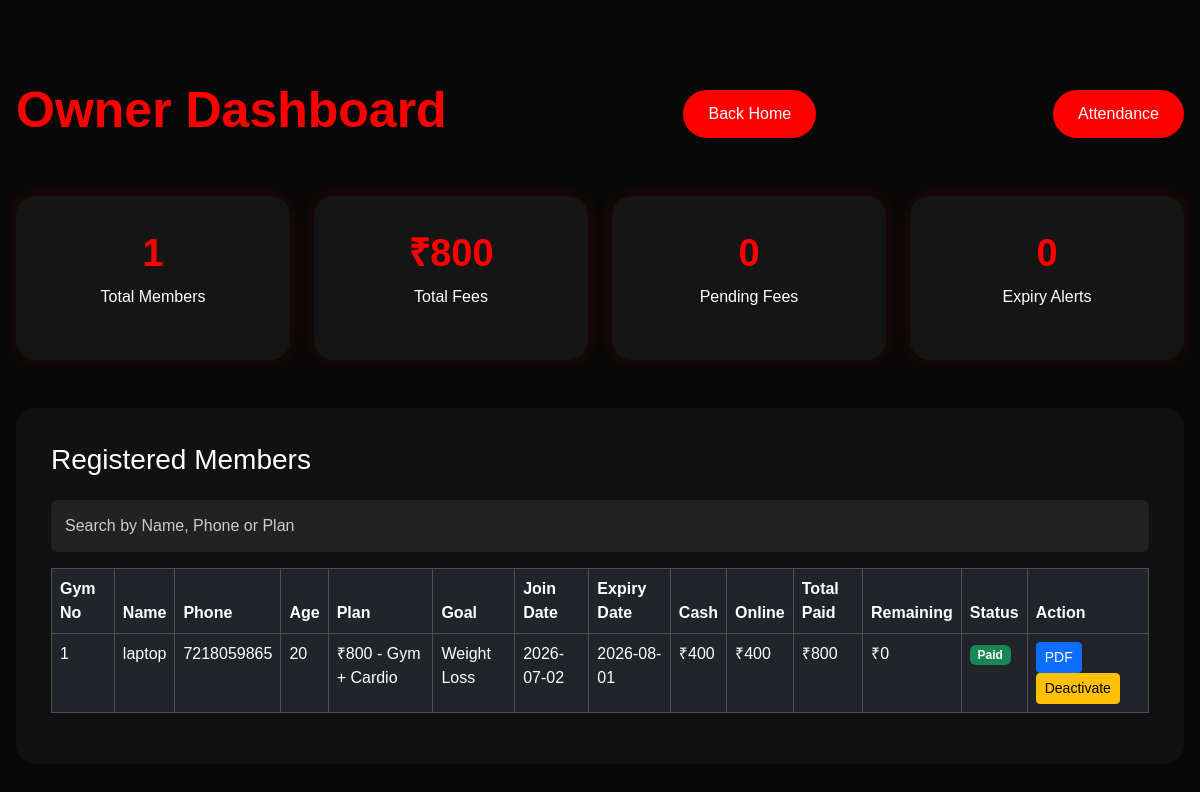
The app's page /owner-dashboard, older data.
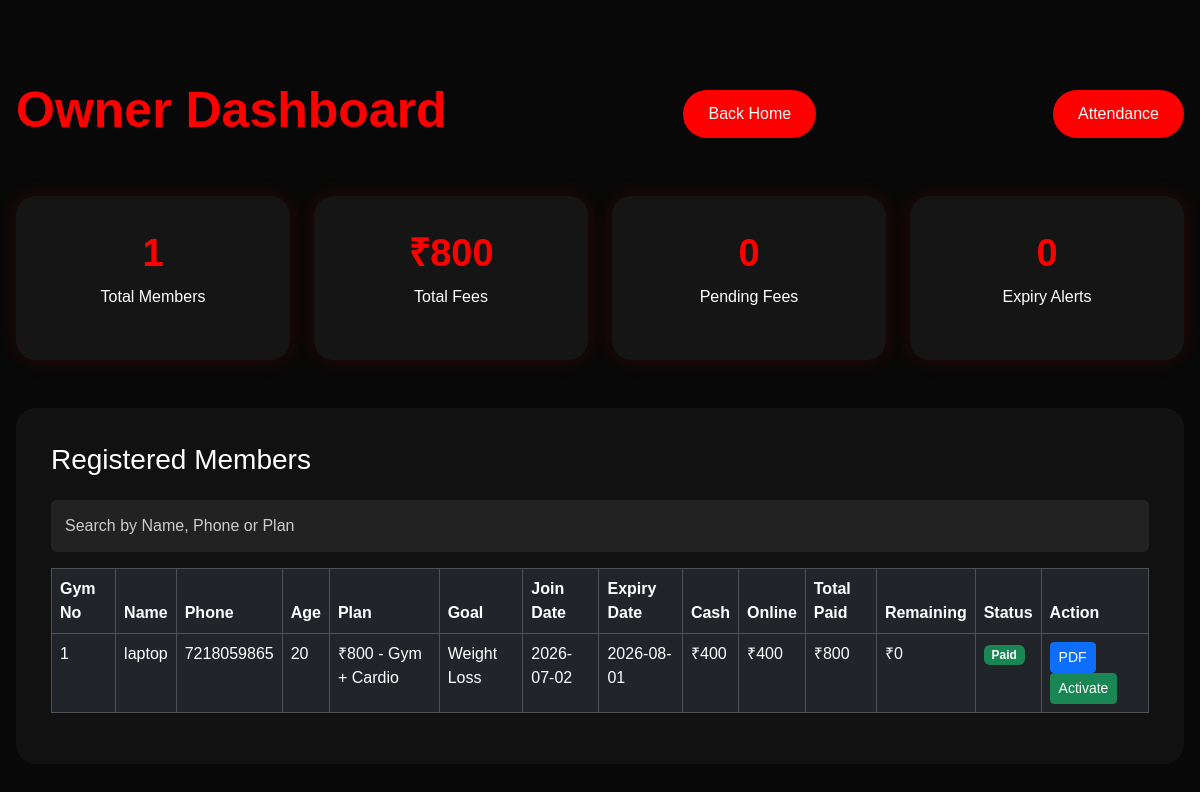
The same page, newer data.
### app.py (models this page shows)
class Member(db.Model):
    id = db.Column(db.Integer, primary_key=True)
    gym_number = db.Column(db.Integer, unique=True)
    name = db.Column(db.String(100))
    phone = db.Column(db.String(20))
    age = db.Column(db.Integer)
    plan = db.Column(db.String(100))
    goal = db.Column(db.String(100))
    join_date = db.Column(db.Date, default=date.today)
    expiry_date = db.Column(db.Date)
    payment_status = db.Column(db.String(20), default="Pending")
    paid_amount = db.Column(db.Integer, default=0)
    remaining_amount = db.Column(db.Integer, default=0)
    cash_paid = db.Column(db.Integer, default=0)
    online_paid = db.Column(db.Integer, default=0)
    is_active = db.Column(db.Boolean, default=True)

### app.py (the view)
@app.route("/owner-dashboard")
def owner_dashboard():
    members = Member.query.all()
    total_members = Member.query.count()
    pending_fees = sum(member.remaining_amount for member in members)
    expiring_members = Member.query.filter(
    Member.expiry_date <= date.today() + timedelta(days=3)
).all()
    expiry_alerts = len(expiring_members)
    total_fees = 0
    for member in members:
        if member.payment_status == "Paid":
            if "₹600" in member.plan:
                total_fees += 600
            elif "₹800" in member.plan:
                total_fees += 800
            elif "₹1800" in member.plan:
                total_fees += 1800
            elif "₹3999" in member.plan:
                total_fees += 3999
    return render_template(
        "owner-dashboard.html",
        members=members,
        total_members=total_members,
        pending_fees=pending_fees,
        total_fees=total_fees,
        expiry_alerts=expiry_alerts,
        expiring_members=expiring_members
    )

### templates/owner-dashboard.html (shortened to what this page needs)
<!DOCTYPE html>
<html>
<head>
    <link href="https://cdn.jsdelivr.net/npm/bootstrap@5.3.3/dist/css/bootstrap.min.css" rel="stylesheet">
    <link rel="stylesheet" href="{{ url_for('static', filename='css/style.css') }}">
</head>
<body>
<section class="dashboard-section">
    <div class="container-fluid px-3">
        <div class="d-flex justify-content-between align-items-center mb-4">
            <h2 class="section-title">Owner Dashboard</h2>
            <a href="{{ url_for('home') }}" class="main-btn">Back Home</a>
            <a href="{{ url_for('attendance') }}" class="main-btn">
    Attendance
</a>
        </div>
        <div class="row g-4 mt-4">
            <div class="col-md-3">
                <div class="dashboard-card">
                    <h3>{{ total_members }}</h3>
                    <p>Total Members</p>
                </div>
            </div>
            <div class="col-md-3">
                <div class="dashboard-card">
                    <h3>₹{{ total_fees }}</h3>
                    <p>Total Fees</p>
                </div>
            </div>
            <div class="col-md-3">
                <div class="dashboard-card">
                    <h3>{{ pending_fees }}</h3>
                    <p>Pending Fees</p>
                </div>
            </div>
            <div class="col-md-3">
                <div class="dashboard-card">
                   <h3>{{ expiry_alerts }}</h3>
<p>Expiry Alerts</p>
                </div>
            </div>
        </div>
        <div class="dashboard-table mt-5">
            <h3 class="mb-4">Registered Members</h3>
            <input
type="text"
id="searchMember"
class="form-control mb-3"
placeholder="Search by Name, Phone or Plan">
<div class="table-responsive">
            <table class="table table-dark table-hover table-bordered">
                <thead>
                    <tr>
                        <th>Gym No</th>
                        <th>Name</th>
                        <th>Phone</th>
                        <th>Age</th>
                        <th>Plan</th>
                        <th>Goal</th>
                        <th>Join Date</th>
                        <th>Expiry Date</th>
                        <th>Cash</th>
                        <th>Online</th>
                        <th>Total Paid</th>
                        <th>Remaining</th>
                        <th>Status</th>
                        <th>Action</th>
                    </tr>
                </thead>
                <tbody>
{% for member in members %}
<tr class="
">
    <td>{{ member.gym_number }}</td>
    <td>{{ member.name }}</td>
    <td>{{ member.phone }}</td>
    <td>{{ member.age }}</td>
    <td>{{ member.plan }}</td>
    <td>{{ member.goal }}</td>
    <td>{{ member.join_date }}</td>
    <td>{{ member.expiry_date }}</td>
    <td>₹{{ member.cash_paid }}</td>
<td>₹{{ member.online_paid }}</td>
<td>₹{{ member.paid_amount }}</td>
<td>₹{{ member.remaining_amount }}</td>
    <td>
{% if member.payment_status == "Paid" %}
<span class="badge bg-success">
Paid
</span>
{% elif member.payment_status == "Partial" %}
<span class="badge bg-info">
Partial
</span>
{% else %}
<span class="badge bg-danger">
Pending
</span>
{% endif %}
</td>
    <td>
        <a href="{{ url_for('download_receipt', id=member.id) }}"
           class="btn btn-primary btn-sm">PDF</a>
        {% if member.is_active %}
<a href="{{ url_for('deactivate_member', id=member.id) }}"
   class="btn btn-warning btn-sm"
   onclick="return confirm('Deactivate this member?')">
   Deactivate
</a>
{% else %}
<a href="{{ url_for('activate_member', id=member.id) }}"
   class="btn btn-success btn-sm">
   Activate
</a>
{% endif %}
    </td>
</tr>
{% else %}
<tr>
    <td colspan="14" class="text-center">
        No members registered yet.
    </td>
</tr>
{% endfor %}
</tbody>
            </table>
        </div>
        </div>
    </div>
</section>
</body>
</html>

### static/css/style.css (style rules this page uses)
* { margin: 0; padding: 0; box-sizing: border-box; scroll-behavior: smooth; }
body { background: #080808; color: #fff; font-family: Arial, sans-serif; }
.main-btn { display: inline-block; padding: 14px 35px; background: red; color: #fff; text-decoration: none; border-radius: 40px; transition: background 0.3s ease; }
.section-title { font-size: 50px; font-weight: 700; color: red; }
.form-control { padding: 14px; color: #fff; background: #222; border: none; }
.form-control::placeholder { color: #ccc; opacity: 1; }
.form-control { color: #fff !important; background: #222 !important; }
.dashboard-section { min-height: 100vh; padding: 80px 0; background: #080808; }
.dashboard-card { padding: 35px; text-align: center; background: #151515; border-radius: 20px; box-shadow: 0 0 20px rgba(255, 0, 0, 0.15); }
.dashboard-card h3 { color: red; font-size: 38px; font-weight: 700; }
.dashboard-table { padding: 35px; background: #111; border-radius: 20px; }
.main-btn { background:red; color:white; padding:12px 25px; border:none; border-radius:30px; }
.table-responsive { overflow-x:auto; }
.table-responsive { overflow-x:auto; width:100%; }
.dashboard-table { overflow:hidden; }
.dashboard-table table { min-width:1000px; }

Row changes from the older to the newer data that the page shows:
changed Member "laptop": is_active "Deactivate" → "Activate"
